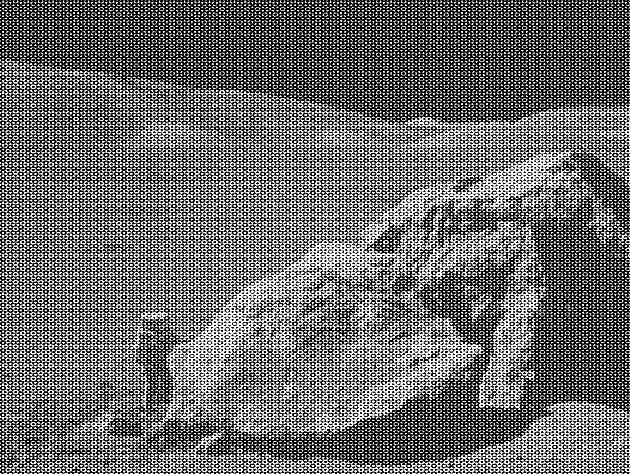
#> input picture moonlanding.png, 630 x 474 px, found by its file name
$ jupyter execute --allow-errors 09ex_Algorithms.ipynb
#> lines starting #> are read from the running program, lines starting #| are printed output that depends on the picture
[cell 1]
import numpy as np
import matplotlib.pyplot as plt
from scipy.interpolate import interp1d
from scipy.optimize import minimize
from scipy.fftpack import fft2,fftfreq,ifft2

1\. **Maximum wind speed prediction at the Sprogø station**

The exercise goal is to predict the maximum wind speed occurring every 50 years even if no measure exists for such a period. The available data are only measured over 21 years at the Sprogø meteorological station located in Denmark.

The annual maxima are supposed to fit a normal probability density function. However such function is not going to be estimated because it gives a probability from a wind speed maxima. Finding the maximum wind speed occurring every 50 years requires the opposite approach, the result needs to be found from a defined probability. That is the quantile function role and the exercise goal will be to find it. In the current model, it is supposed that the maximum wind speed occurring every 50 years is defined as the upper 2% quantile.

By definition, the quantile function is the inverse of the cumulative distribution function. The latter describes the probability distribution of an annual maxima. In the exercise, the cumulative probability $p_i$ for a given year i is defined as $p_i = i/(N+1)$ with $N = 21$, the number of measured years. Thus it will be possible to calculate the cumulative probability of every measured wind speed maxima. From those experimental points, the scipy.interpolate module will be very useful for fitting the quantile function. Finally the 50 years maxima is going to be evaluated from the cumulative probability of the 2% quantile.

Practically, load the dataset:

```python
import numpy as np
max_speeds = np.load('max-speeds.npy')
years_nb = max_speeds.shape[0]
```

Compute then the cumulative probability $p_i$ (`cprob`) and sort the maximum speeds from the data. Use then the  UnivariateSpline from scipy.interpolate to define a quantile function and thus estimate the probabilities.

In the current model, the maximum wind speed occurring every 50 years is defined as the upper 2% quantile. As a result, the cumulative probability value will be:

```python
fifty_prob = 1. - 0.02
```

So the storm wind speed occurring every 50 years can be guessed as:

``` python
fifty_wind = quantile_func(fifty_prob)
```

#> (a cell that did not finish here is left out)

2\. **Curve fitting of temperature in Alaska**

The temperature extremes in Alaska for each month, starting in January, are given by (in degrees Celcius):

max:  17,  19,  21,  28,  33,  38, 37,  37,  31,  23,  19,  18

min: -62, -59, -56, -46, -32, -18, -9, -13, -25, -46, -52, -58

* Plot these temperature extremes.
* Define a function that can describe min and max temperatures.
* Fit this function to the data with scipy.optimize.curve_fit().
* Plot the result. Is the fit reasonable? If not, why?
* Is the time offset for min and max temperatures the same within the fit accuracy?

[cell 3]
from numpy import arange
from scipy.interpolate import interp1d
maxi = [  17,  19,  21,  28,  33,  38, 37,  37,  31,  23,  19,  18 ]

mini = [ -62, -59, -56, -46, -32, -18, -9, -13, -25, -46, -52, -58 ]
fig, ax = plt.subplots(1,2,figsize=(12,4))
for i, t in enumerate([mini, maxi]):
    # linear interpolation
    linear_interp = interp1d([int(a) for a in range(1,13)], t)
    interpolation_time = np.linspace(1, 12, 50)
    res = linear_interp(interpolation_time)
    ax[i].plot(interpolation_time, res, '-', label='linear interpolation')
    ax[i].plot([int(a) for a in range(1,13)], t, 'o', label='data points')
    ax[i].set_xlabel('Month')
    ax[i].set_ylabel('Temperature (°C)')
    ax[i].set_title('Minimum temperatures' if i==0 else 'Maximum temperatures')
    ax[i].legend()
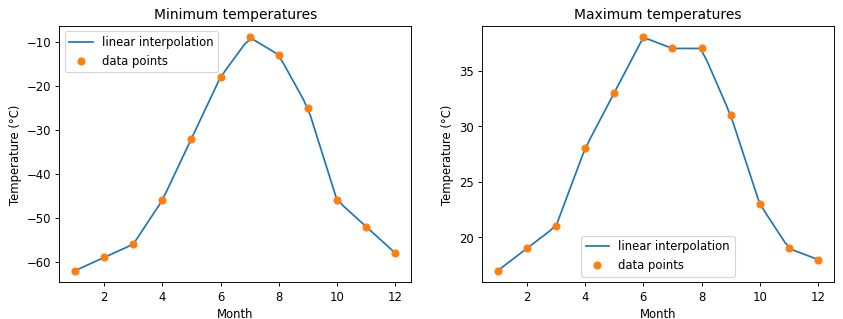
#> figure drawn by matplotlib, 2 panels; panel 1: curve peaks at x = 7.06, y = -9.24; panel 1: curve peaks at x = 7, y = -9; panel 2: curve peaks at x = 6.16, y = 37.84; panel 2: curve peaks at x = 6, y = 38

3\. **2D minimization of a six-hump camelback function**

$$
f(x,y) = \left(4-2.1x^2+\frac{x^4}{3} \right) x^2 +xy + (4y^2 -4)y^2
$$

has multiple global and local minima. Find the global minima of this function.

Hints:

* Variables can be restricted to $-2 < x < 2$ and $-1 < y < 1$.
* Use numpy.meshgrid() and pylab.imshow() to find visually the regions.
* Use scipy.optimize.minimize(), optionally trying out several of its methods.

How many global minima are there, and what is the function value at those points? What happens for an initial guess of $(x, y) = (0, 0)$ ?

[cell 4]
def f(x,y):
    return (4-2.1*x**2+x**4/3)*x**2+x*y+(4*y**2-4)*y**4

x = np.linspace(-2,2,1000)
y = np.linspace(-1,1,1000)
N = 100 # Number of starting points
XX,YY = np.meshgrid(x,y)

plt.imshow(f(XX,YY),origin='lower', extent = [x.min(), x.max(), y.min(), y.max()])
plt.colorbar()

def f_min(r):
    x=r[0]
    y=r[1]
    return (4-2.1*x**2+x**4/3)*x**2+x*y+(4*y**2-4)*y**4
for x,y in zip(x[::int(len(x)/N)],y[::int(len(y)/N)]):
    minimmizer = minimize(f_min, x0=[x,y])
    #print(f"The minimum is at: {minimmizer.x} with value {minimmizer.fun}")
    plt.plot(minimmizer.x[0], minimmizer.x[1], 'ro')
    if minimmizer.x[1]>0:
        plt.annotate(f"f({minimmizer.x[0].round(2)},{minimmizer.x[1].round(2)})={minimmizer.fun.round(2)}", xy=(minimmizer.x[0].round(2), minimmizer.x[1].round(2)), xytext=(minimmizer.x[0].round(2)-0.5, minimmizer.x[1].round(2)+0.5),
                 arrowprops=dict(facecolor='black', shrink=0.05))
    else:
        plt.annotate(f"f({minimmizer.x[0].round(2)},{minimmizer.x[1].round(2)})={minimmizer.fun.round(2)}", xy=(minimmizer.x[0].round(2), minimmizer.x[1].round(2)), xytext=(minimmizer.x[0].round(2)-0.5, minimmizer.x[1].round(2)-0.5),
                 arrowprops=dict(facecolor='black', shrink=0.05))
#plt.legend()
plt.show()
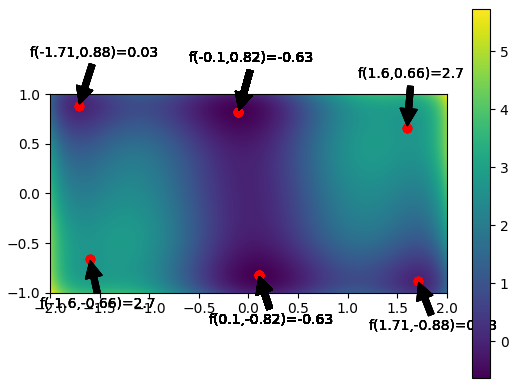
#> figure drawn by matplotlib, 2 panels

4\. **FFT of a simple dataset**

Performe a periodicity analysis on the lynxs-hares population

#> (a cell that did not finish here is left out)

5\. **FFT of an image**

* Examine the provided image `moonlanding.png`, which is heavily contaminated with periodic noise. In this exercise, we aim to clean up the noise using the Fast Fourier Transform.
* Load the image using pylab.imread().
* Find and use the 2-D FFT function in scipy.fftpack, and plot the spectrum (Fourier transform of) the image. Do you have any trouble visualising the spectrum? If so, why?
* The spectrum consists of high and low frequency components. The noise is contained in the high-frequency part of the spectrum, so set some of those components to zero (use array slicing).
* Apply the inverse Fourier transform to see the resulting image.

[cell 6]
im = plt.imread('moonlanding.png')
#> im is the input picture: shape (474, 630) float32; min 0, max 1, mean 0.424
plt.imshow(im)
plt.axis('off')
plt.show()
im_clean_f = fft2(im)

power = np.abs(im_clean_f)

threshold = 1e-3*np.max(power)
#> threshold = 126.6
im_clean_f[power > threshold] = 0
im_clean = ifft2(im_clean_f)
plt.imshow(np.abs(im_clean),cmap='gray')
plt.axis('off')
plt.show()
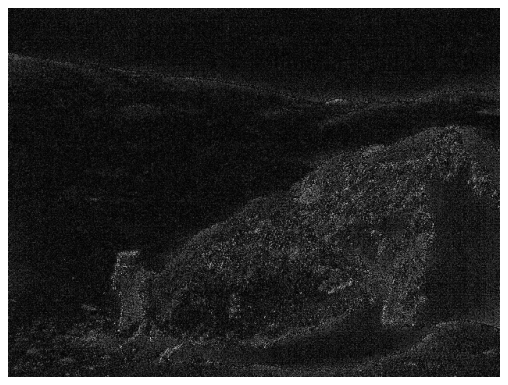
#> figure drawn by matplotlib, 1 panel
